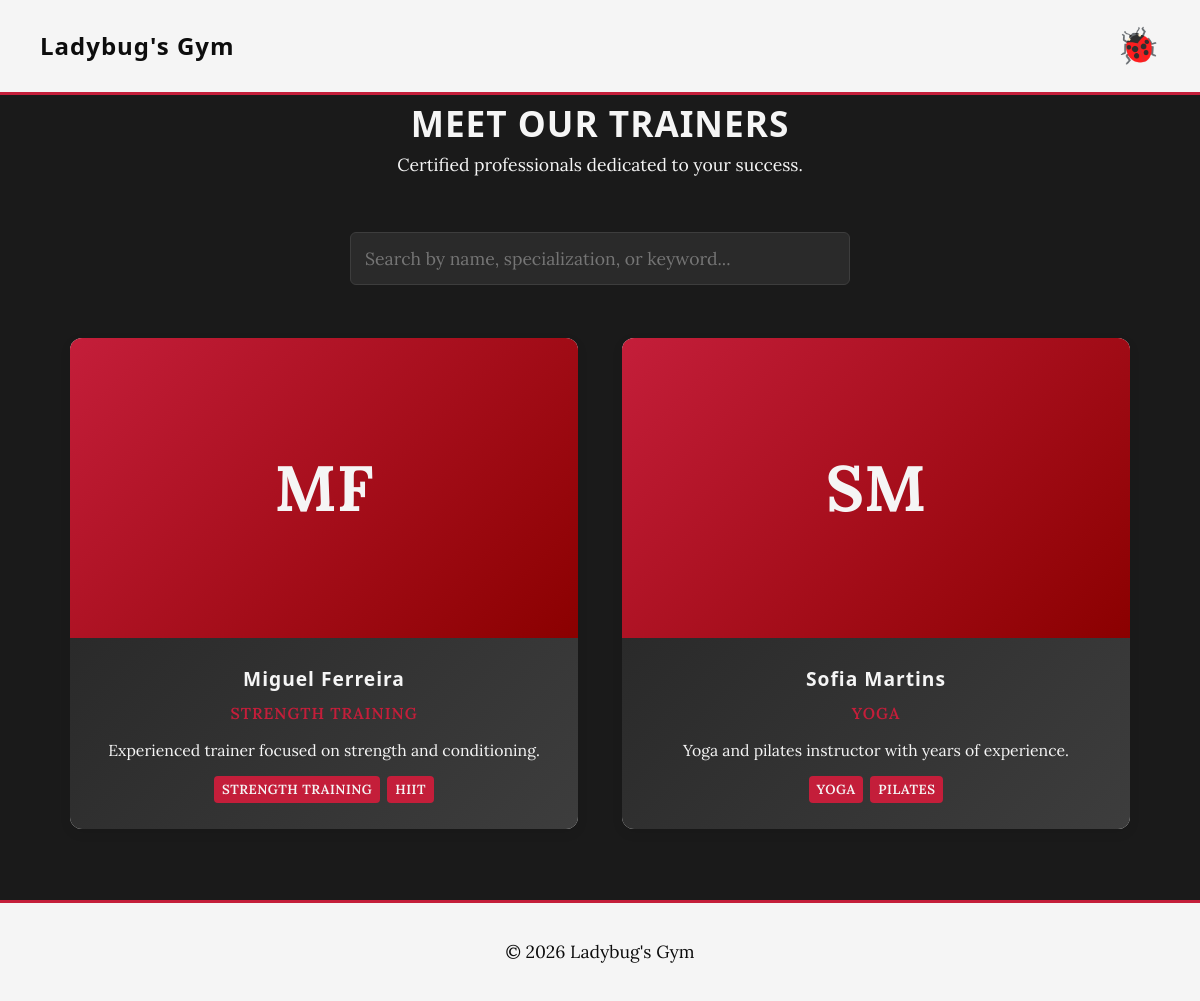
The page /pages/trainers.php on the database as committed earlier.
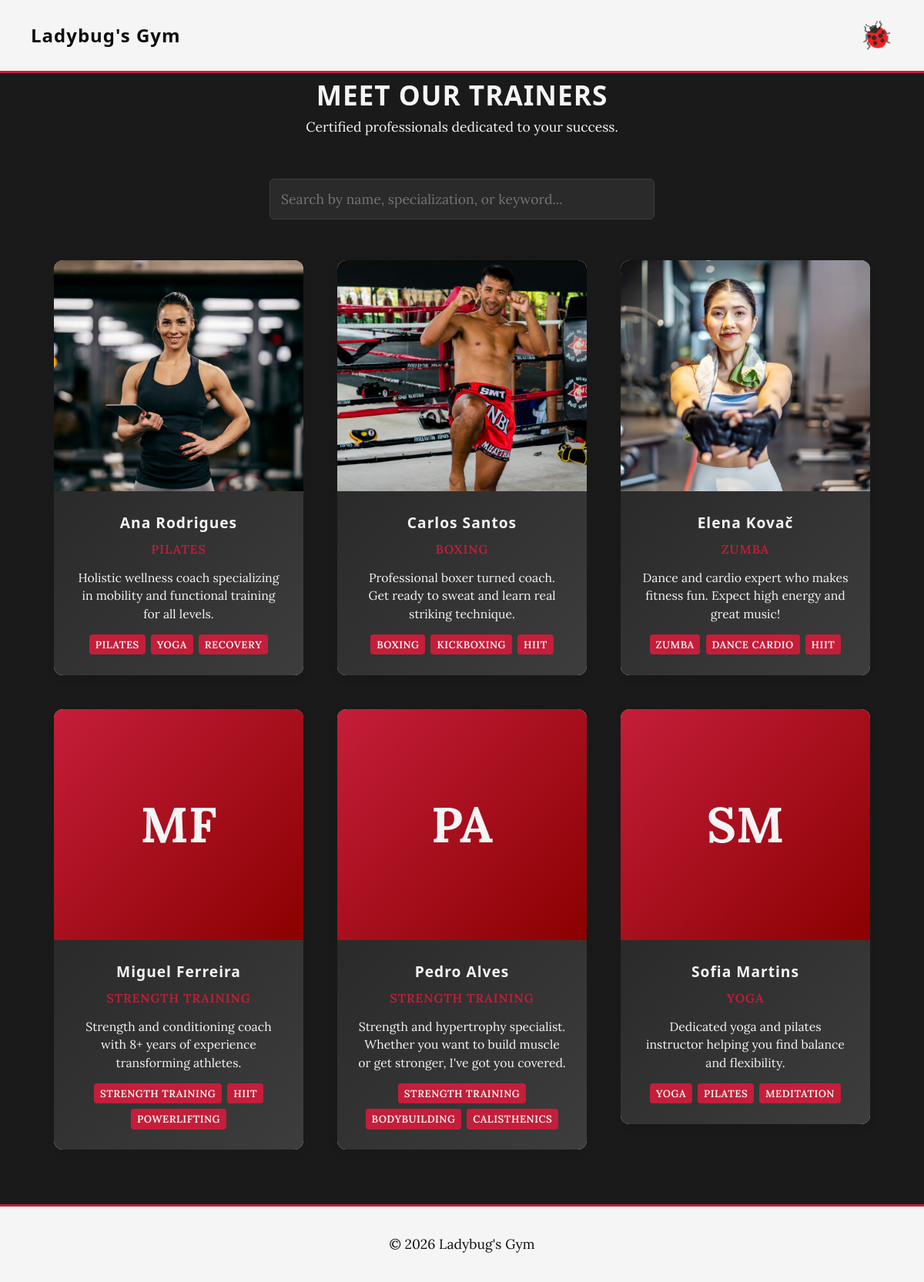
The same page on the database as committed later.
### tables this page shows
CREATE TABLE trainer_profiles (
    id INTEGER PRIMARY KEY AUTOINCREMENT,
    user_id INTEGER UNIQUE NOT NULL,
    bio TEXT,
    specializations TEXT,
    certifications TEXT, years_experience INTEGER DEFAULT 0,
    FOREIGN KEY(user_id) REFERENCES users(id) ON DELETE CASCADE
);

CREATE TABLE users (
    id INTEGER PRIMARY KEY AUTOINCREMENT,
    username VARCHAR(50) UNIQUE NOT NULL,
    email VARCHAR(100) UNIQUE NOT NULL,
    password_hash TEXT NOT NULL,
    name TEXT NOT NULL,
    role TEXT CHECK(role IN ('member', 'trainer', 'admin')) NOT NULL DEFAULT 'member',
    profile_photo TEXT,
    active INTEGER NOT NULL DEFAULT 1 CHECK(active IN (0,1)),
    created_at TEXT DEFAULT CURRENT_TIMESTAMP,
    plan_id INTEGER REFERENCES plans(id) ON DELETE SET NULL
);

### database/trainer.class.php (called while the page is built, shortened)
<?php
class Trainer {
    private int $id;
    private string $name;
    private string $profilePhoto;
    private ?string $bio;
    private ?string $specializations;
    public function __construct(
        int $id,
        string $username,
        string $email,
        string $name,
        string $profilePhoto = '',
        ?string $bio = null,
        ?string $specializations = null,
        ?string $certifications = null,
        int $yearsExperience = 0,
        ?PDO $db = null
    ) {
        $this->id = $id;
        $this->name = $name;
        $this->profilePhoto = $profilePhoto;
        $this->bio = $bio;
        $this->specializations = $specializations;
    }
    public function getId(): int { return $this->id; }
    public function getName(): string { return $this->name; }
    public function getProfilePhoto(): string { return $this->profilePhoto; }
    public function getBio(): ?string { return $this->bio; }
    public function getSpecializationsList(): array {
        return array_map('trim', explode(',', $this->specializations));
    }
    public static function getAllTrainers(?PDO $db = null): array {
        $db = $db ?? getDatabaseConnection();
        $stmt = $db->prepare('
            SELECT
                u.id,
                u.username,
                u.email,
                u.name,
                COALESCE(u.profile_photo, \'\') AS profile_photo,
                tp.bio,
                tp.specializations,
                tp.certifications,
                COALESCE(tp.years_experience, 0) AS years_experience
            FROM users u
            LEFT JOIN trainer_profiles tp ON u.id = tp.user_id
            WHERE u.role = \'trainer\' AND u.active = 1
            ORDER BY u.name ASC
        ');
        $stmt->execute();
        $rows = $stmt->fetchAll();
        $trainers = [];
        foreach ($rows as $row) {
            $trainers[] = new self(
                $row['id'],
                $row['username'],
                $row['email'],
                $row['name'],
                $row['profile_photo'],
                $row['bio'],
                $row['specializations'],
                $row['certifications'],
                (int)$row['years_experience'],
                $db
            );
        }
        return $trainers;
    }
}
?>

### templates/trainers.tpl.php (the view, shortened to what this page needs)
<?php
function drawTrainerCard(Trainer $trainer): void {
    $photo = $trainer->getProfilePhoto();
    $hasPhoto = $photo !== '' && file_exists(__DIR__ . '/../pages/../img/' . $photo);
    $initials = '';
    if (!$hasPhoto) {
        $parts = explode(' ', $trainer->getName());
        $initials = strtoupper(substr($parts[0] ?? '', 0, 1) . substr($parts[1] ?? '', 0, 1));
    }
    $specializations = $trainer->getSpecializationsList();
    $firstSpec = !empty($specializations) ? $specializations[0] : 'Fitness';
    ?>
    <div class="team-member">
        <?php if ($hasPhoto): ?>
            <img src="../img/<?= htmlspecialchars($photo) ?>" alt="<?= htmlspecialchars($trainer->getName()) ?>" class="team-member-image">
        <?php else: ?>
            <div class="team-member-image trainer-placeholder"><?= htmlspecialchars($initials) ?></div>
        <?php endif; ?>
        <div class="team-member-info">
            <h3 class="team-member-name"><?= htmlspecialchars($trainer->getName()) ?></h3>
            <p class="team-member-role"><?= htmlspecialchars($firstSpec) ?></p>
            <?php if ($trainer->getBio() !== null): ?>
                <p class="team-member-description"><?= htmlspecialchars($trainer->getBio()) ?></p>
            <?php endif; ?>
            <?php if (count($specializations) > 1): ?>
                <div class="trainer-specs">
                    <?php foreach ($specializations as $spec): ?>
                        <span class="trainer-spec-tag"><?= htmlspecialchars($spec) ?></span>
                    <?php endforeach; ?>
                </div>
            <?php endif; ?>
        </div>
    </div>
    <?php
}
?>

### templates/common.tpl.php (shortened to what this page needs)
<?php
function drawHead($title) {
    ?>
    <!DOCTYPE html>
    <html lang="en">
    <head>
        <?php drawCSSLinks(); ?>
    </head>
    <body>
    <?php
}
function drawHeader() {
    ?>
    <header class="site-header">
        <div class="container header-container" id="headerContainer">
            <h1>Ladybug's Gym</h1>
            <div class="logo-container" id="ladybugToggle">
                <div class="ladybug-icon">🐞</div>
            </div>
        </div>
    </header>
    <?php
}
function drawPageHeader($title,$subtitle){
?>
     <div class="page-header">
            <h2><?php echo htmlspecialchars($title); ?></h2>
            <p><?php echo htmlspecialchars($subtitle); ?></p>
        </div>
<?php
}
function drawFooter() {
    ?>
    <footer class="site-footer">
        <div class="container">
            <p>&copy; 2026 Ladybug's Gym</p>
        </div>
    </footer>
    <?php
}
function drawCSSLinks() {
    ?>
    <link rel="stylesheet" href="../css/base.css">
    <link rel="stylesheet" href="../css/components.css">
    <link rel="stylesheet" href="../css/layout.css">
    <link rel="stylesheet" href="../css/shared.css">
    <link rel="stylesheet" href="../css/cards.css">
    <link rel="stylesheet" href="../css/carousel.css">
    <link rel="stylesheet" href="../css/home.css">
    <link rel="stylesheet" href="../css/schedule.css">
    <link rel="stylesheet" href="../css/profile.css">
    <link rel="stylesheet" href="../css/login.css">
    <link rel="stylesheet" href="../css/trainers.css">
    <?php
}

### pages/trainers.php (shortened to what this page needs)
<?php
require_once(__DIR__ . '/../templates/common.tpl.php');
require_once(__DIR__ . '/../templates/trainers.tpl.php');
require_once(__DIR__ . '/../database/trainer.class.php');
$trainers = Trainer::getAllTrainers();
drawHead("Our Trainers | Ladybug's Gym");
drawHeader();
drawPageHeader('MEET OUR TRAINERS', 'Certified professionals dedicated to your success.');
?>
<main class="container trainers-page">
    <div class="trainer-search">
        <input type="text" id="trainerSearch" class="input-field" placeholder="Search by name, specialization, or keyword..." style="width: 100%; max-width: 500px; display: block; margin: 0 auto 2em;">
    </div>
    <div class="team-showcase" id="trainerGrid">
        <?php foreach ($trainers as $trainer): ?>
            <div onclick="openTrainerModal(<?= $trainer->getId() ?>)">
                <?php drawTrainerCard($trainer); ?>
            </div>
        <?php endforeach; ?>
    </div>
</main>
<?php
drawFooter();
?>

### css/base.css (style rules this page uses)
:root { --ladybug-red: #c41e3a; --ladybug-dark-red: #8b0000; --ladybug-black: #0d0d0d; --ladybug-dark-gray: #2a2a2a; --ladybug-medium-gray: #3d3d3d; --ladybug-white: #f5f5f5; --ladybug-bg: #1a1a1a; --ladybug-gray: #888; --ladybug-light: #4a1a1a; --accent-deep-red: #a01830; --accent-maroon: #7a0e26; --font-heading: 'Treova', 'Segoe UI', Arial, sans-serif; --font-body: 'Lora', Georgia, serif; --font-accent: 'Treova', 'Segoe UI', sans-serif; --primary-green: var(--ladybug-white); --accent-green: var(--ladybug-red); --light-green: var(--ladybug-light); --white: var(--ladybug-white); --gray: var(--ladybug-gray); --bg-color: var(--ladybug-bg); }
* { margin: 0; padding: 0; box-sizing: border-box; }
body { font-family: var(--font-body); line-height: 1.6; color: var(--ladybug-white); background-color: var(--bg-color); font-size: 1.1rem; }
h1, h2, h3, h4, h5, h6 { font-family: var(--font-heading); letter-spacing: 1px; color: var(--ladybug-white); }
img { max-width: 100%; display: block; }

### css/components.css (style rules this page uses)
.input-field { width: 100%; padding: 0.8em; border: 1px solid var(--ladybug-medium-gray); border-radius: 6px; font-family: inherit; font-size: 1em; transition: border-color 0.3s; background-color: var(--ladybug-dark-gray); color: var(--ladybug-white); }

### css/layout.css (style rules this page uses)
.container { max-width: 1100px; margin: 0 auto; padding: 0 20px; width: 100%; }
.site-header { background-color: var(--ladybug-white); border-bottom: 3px solid var(--ladybug-red); padding: 1em 0; }
.site-header a, .site-header h1, .site-header nav { color: var(--ladybug-black); }
.header-container { display: flex; justify-content: space-between; align-items: center; position: relative; max-width: 100%; padding: 0 40px; }
.site-header h1 { font-size: 1.5rem; color: var(--ladybug-black); }
.site-footer { text-align: center; padding: 2em 0; background-color: var(--ladybug-white); color: var(--ladybug-black); border-top: 3px solid var(--ladybug-red); }
.site-footer .container { max-width: 100%; }
.logo-container { cursor: pointer; z-index: 20; position: relative; user-select: none; }
.ladybug-icon { font-size: 2.2rem; transition: transform 0.4s ease; }

### css/shared.css (style rules this page uses)
.page-header { text-align: center; margin-bottom: 2.5em; }
.page-header h2 { color: var(--ladybug-white); font-size: 2.2rem; }
main.container { padding-top: 1em; }
main.container.schedule-page, main.container.trainers-page { padding-top: 0.5em; }

### css/cards.css (style rules this page uses)
.team-showcase { display: grid; grid-template-columns: repeat(auto-fit, minmax(280px, 1fr)); gap: 2.5em; margin-top: 3em; }
.team-member { position: relative; border-radius: 12px; overflow: hidden; background: var(--white); box-shadow: 0 4px 12px rgba(0,0,0,0.08); transition: all 0.5s cubic-bezier(0.34, 1.56, 0.64, 1); animation: fadeInUp 0.6s ease-out both; }
.team-member:nth-child(1) { animation-delay: 0.1s; }
.team-member-image { width: 100%; height: 300px; object-fit: cover; display: block; position: relative; z-index: 1; }
.team-member-info { padding: 1.5em; text-align: center; position: relative; z-index: 2; background: linear-gradient(135deg, #2a2a2a 0%, #3d3d3d 100%); }
.team-member-name { font-size: 1.2rem; font-weight: bold; color: var(--ladybug-white); margin-bottom: 0.3em; }
.team-member-role { color: var(--ladybug-red); font-size: 0.9em; font-weight: 600; text-transform: uppercase; letter-spacing: 1px; margin-bottom: 0.8em; }
.team-member-description { font-size: 0.9em; color: var(--ladybug-white); line-height: 1.5; }

### css/trainers.css (style rules this page uses)
.trainers-page { padding: 2em 20px 4em; }
.trainer-placeholder { display: flex; align-items: center; justify-content: center; background: linear-gradient(135deg, var(--ladybug-red), #8b0000); color: var(--ladybug-white); font-size: 4rem; font-weight: bold; height: 300px; }
.trainer-specs { display: flex; flex-wrap: wrap; gap: 0.4em; justify-content: center; margin-top: 0.8em; }
.trainer-spec-tag { background: var(--ladybug-red); color: var(--ladybug-white); padding: 0.2em 0.6em; border-radius: 4px; font-size: 0.75em; font-weight: 600; text-transform: uppercase; letter-spacing: 0.5px; }

Rows that differ between the two databases and show on the page:
added trainer_profiles: shows a picture, user.name "Ana Rodrigues", specializations "PILATES", bio "Holistic wellness coach specializing in mobility and functional training for all levels.", specializations "YOGA", specializations "RECOVERY"
added trainer_profiles: shows a picture, user.name "Carlos Santos", specializations "BOXING", bio "Professional boxer turned coach. Get ready to sweat and learn real striking technique.", specializations "KICKBOXING", specializations "HIIT"
added trainer_profiles: shows a picture, user.name "Elena Kovač", specializations "ZUMBA", bio "Dance and cardio expert who makes fitness fun. Expect high energy and great music!", specializations "DANCE CARDIO", specializations "HIIT"
changed trainer_profiles "MF": bio "Experienced trainer focused on strength and conditioning." → "Strength and conditioning coach with 8+ years of experience transforming athletes."
added trainer_profiles: user.name "PA", user.name "Pedro Alves", specializations "STRENGTH TRAINING", bio "Strength and hypertrophy specialist. Whether you want to build muscle or get stronger, I've got you covered.", specializations "BODYBUILDING", specializations "CALISTHENICS"
changed trainer_profiles "SM": bio "Yoga and pilates instructor with years of experience." → "Dedicated yoga and pilates instructor helping you find balance and flexibility."
Other text that changed with them:
new list line: "POWERLIFTING"
new list line: "MEDITATION"
